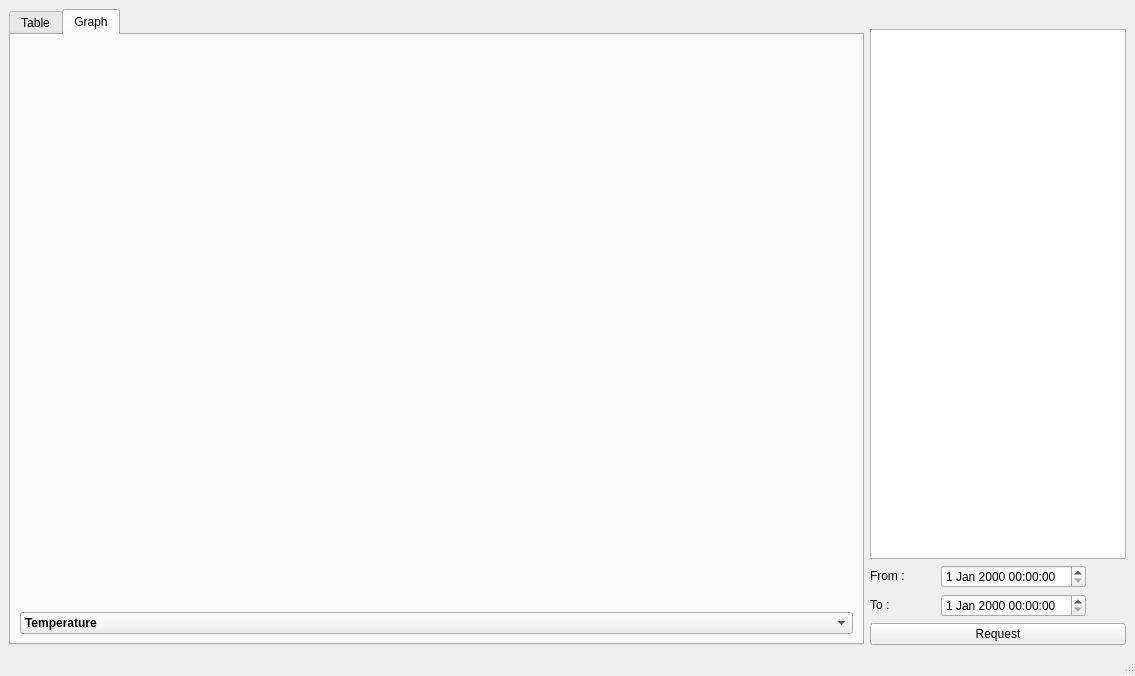
<?xml version="1.0" encoding="UTF-8"?>
<ui version="4.0">
 <class>MainWindow</class>
 <widget class="QMainWindow" name="MainWindow">
  <property name="geometry">
   <rect>
    <x>0</x>
    <y>0</y>
    <width>1135</width>
    <height>676</height>
   </rect>
  </property>
  <property name="windowTitle">
   <string>MainWindow</string>
  </property>
  <widget class="QWidget" name="centralwidget">
   <layout class="QHBoxLayout" name="horizontalLayout_5">
    <item>
     <widget class="QTabWidget" name="tabWidget">
      <property name="currentIndex">
       <number>1</number>
      </property>
      <widget class="QWidget" name="tab">
       <attribute name="title">
        <string>Table</string>
       </attribute>
       <layout class="QHBoxLayout" name="horizontalLayout_4">
        <item>
         <widget class="QTableWidget" name="datas_table_w"/>
        </item>
       </layout>
      </widget>
      <widget class="QWidget" name="tab_2">
       <property name="sizePolicy">
        <sizepolicy hsizetype="Expanding" vsizetype="Expanding">
         <horstretch>0</horstretch>
         <verstretch>0</verstretch>
        </sizepolicy>
       </property>
       <attribute name="title">
        <string>Graph</string>
       </attribute>
       <layout class="QVBoxLayout" name="verticalLayout">
        <item>
         <widget class="QChartView" name="weather_charts" native="true">
          <property name="sizePolicy">
           <sizepolicy hsizetype="Expanding" vsizetype="Expanding">
            <horstretch>0</horstretch>
            <verstretch>0</verstretch>
           </sizepolicy>
          </property>
         </widget>
        </item>
        <item>
         <widget class="QComboBox" name="chartselect_cb">
          <property name="sizePolicy">
           <sizepolicy hsizetype="Minimum" vsizetype="Fixed">
            <horstretch>0</horstretch>
            <verstretch>0</verstretch>
           </sizepolicy>
          </property>
          <property name="font">
           <font>
            <italic>false</italic>
            <bold>true</bold>
            <underline>false</underline>
            <strikeout>false</strikeout>
            <kerning>true</kerning>
           </font>
          </property>
          <item>
           <property name="text">
            <string>Temperature</string>
           </property>
          </item>
          <item>
           <property name="text">
            <string>Feel Like Temperature</string>
           </property>
          </item>
          <item>
           <property name="text">
            <string>Pressure</string>
           </property>
          </item>
          <item>
           <property name="text">
            <string>Humidity</string>
           </property>
          </item>
          <item>
           <property name="text">
            <string>Wind Speed</string>
           </property>
          </item>
          <item>
           <property name="text">
            <string>Wind Degree</string>
           </property>
          </item>
         </widget>
        </item>
       </layout>
      </widget>
     </widget>
    </item>
    <item>
     <layout class="QVBoxLayout" name="verticalLayout_2">
      <item>
       <spacer name="verticalSpacer">
        <property name="orientation">
         <enum>Qt::Vertical</enum>
        </property>
        <property name="sizeType">
         <enum>QSizePolicy::Fixed</enum>
        </property>
        <property name="sizeHint" stdset="0">
         <size>
          <width>20</width>
          <height>20</height>
         </size>
        </property>
       </spacer>
      </item>
      <item>
       <widget class="QListWidget" name="cities_list">
        <property name="sizePolicy">
         <sizepolicy hsizetype="Minimum" vsizetype="Minimum">
          <horstretch>0</horstretch>
          <verstretch>200</verstretch>
         </sizepolicy>
        </property>
       </widget>
      </item>
      <item>
       <layout class="QHBoxLayout" name="horizontalLayout">
        <item>
         <widget class="QLabel" name="label">
          <property name="sizePolicy">
           <sizepolicy hsizetype="Minimum" vsizetype="Fixed">
            <horstretch>0</horstretch>
            <verstretch>100</verstretch>
           </sizepolicy>
          </property>
          <property name="text">
           <string>From :</string>
          </property>
         </widget>
        </item>
        <item>
         <widget class="QDateTimeEdit" name="from_datetime"/>
        </item>
        <item>
         <spacer name="horizontalSpacer">
          <property name="orientation">
           <enum>Qt::Horizontal</enum>
          </property>
          <property name="sizeType">
           <enum>QSizePolicy::Minimum</enum>
          </property>
          <property name="sizeHint" stdset="0">
           <size>
            <width>40</width>
            <height>20</height>
           </size>
          </property>
         </spacer>
        </item>
       </layout>
      </item>
      <item>
       <layout class="QHBoxLayout" name="horizontalLayout_2">
        <item>
         <widget class="QLabel" name="label_2">
          <property name="sizePolicy">
           <sizepolicy hsizetype="Minimum" vsizetype="Fixed">
            <horstretch>0</horstretch>
            <verstretch>100</verstretch>
           </sizepolicy>
          </property>
          <property name="text">
           <string>To :</string>
          </property>
         </widget>
        </item>
        <item>
         <widget class="QDateTimeEdit" name="to_datetime"/>
        </item>
        <item>
         <spacer name="horizontalSpacer_2">
          <property name="orientation">
           <enum>Qt::Horizontal</enum>
          </property>
          <property name="sizeType">
           <enum>QSizePolicy::Minimum</enum>
          </property>
          <property name="sizeHint" stdset="0">
           <size>
            <width>40</width>
            <height>20</height>
           </size>
          </property>
         </spacer>
        </item>
       </layout>
      </item>
      <item>
       <widget class="QPushButton" name="request_btn">
        <property name="sizePolicy">
         <sizepolicy hsizetype="Minimum" vsizetype="Fixed">
          <horstretch>0</horstretch>
          <verstretch>100</verstretch>
         </sizepolicy>
        </property>
        <property name="text">
         <string>Request</string>
        </property>
       </widget>
      </item>
     </layout>
    </item>
   </layout>
  </widget>
  <widget class="QMenuBar" name="menubar">
   <property name="geometry">
    <rect>
     <x>0</x>
     <y>0</y>
     <width>1135</width>
     <height>21</height>
    </rect>
   </property>
  </widget>
  <widget class="QStatusBar" name="statusbar"/>
 </widget>
 <customwidgets>
  <customwidget>
   <class>QChartView</class>
   <extends>QWidget</extends>
   <header location="global">qchartview.h</header>
   <container>1</container>
  </customwidget>
 </customwidgets>
 <resources/>
 <connections/>
</ui>
